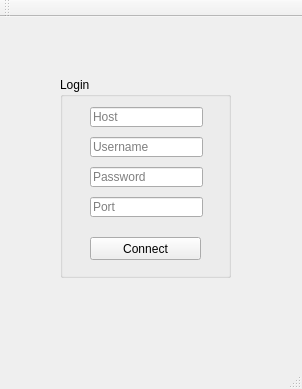
<?xml version="1.0" encoding="UTF-8"?>
<ui version="4.0">
 <class>LoginWindow</class>
 <widget class="QMainWindow" name="LoginWindow">
  <property name="geometry">
   <rect>
    <x>0</x>
    <y>0</y>
    <width>302</width>
    <height>389</height>
   </rect>
  </property>
  <property name="windowTitle">
   <string>LoginWindow</string>
  </property>
  <widget class="QWidget" name="centralWidget">
   <widget class="QGroupBox" name="LoginGroup">
    <property name="geometry">
     <rect>
      <x>60</x>
      <y>60</y>
      <width>171</width>
      <height>201</height>
     </rect>
    </property>
    <property name="title">
     <string>Login</string>
    </property>
    <widget class="QLineEdit" name="HostTextBox">
     <property name="geometry">
      <rect>
       <x>30</x>
       <y>30</y>
       <width>113</width>
       <height>20</height>
      </rect>
     </property>
     <property name="placeholderText">
      <string>Host</string>
     </property>
    </widget>
    <widget class="QLineEdit" name="UsernmaeTextBox">
     <property name="geometry">
      <rect>
       <x>30</x>
       <y>60</y>
       <width>113</width>
       <height>20</height>
      </rect>
     </property>
     <property name="placeholderText">
      <string>Username</string>
     </property>
    </widget>
    <widget class="QLineEdit" name="PasswordTextBox">
     <property name="geometry">
      <rect>
       <x>30</x>
       <y>90</y>
       <width>113</width>
       <height>20</height>
      </rect>
     </property>
     <property name="inputMethodHints">
      <set>Qt::ImhHiddenText|Qt::ImhSensitiveData</set>
     </property>
     <property name="placeholderText">
      <string>Password</string>
     </property>
    </widget>
    <widget class="QLineEdit" name="lineEdit">
     <property name="geometry">
      <rect>
       <x>30</x>
       <y>120</y>
       <width>113</width>
       <height>20</height>
      </rect>
     </property>
     <property name="maxLength">
      <number>5</number>
     </property>
     <property name="placeholderText">
      <string>Port</string>
     </property>
    </widget>
    <widget class="QPushButton" name="pushButton">
     <property name="geometry">
      <rect>
       <x>30</x>
       <y>160</y>
       <width>111</width>
       <height>23</height>
      </rect>
     </property>
     <property name="text">
      <string>Connect</string>
     </property>
    </widget>
   </widget>
  </widget>
  <widget class="QMenuBar" name="menuBar">
   <property name="geometry">
    <rect>
     <x>0</x>
     <y>0</y>
     <width>302</width>
     <height>21</height>
    </rect>
   </property>
  </widget>
  <widget class="QToolBar" name="mainToolBar">
   <attribute name="toolBarArea">
    <enum>TopToolBarArea</enum>
   </attribute>
   <attribute name="toolBarBreak">
    <bool>false</bool>
   </attribute>
  </widget>
  <widget class="QStatusBar" name="statusBar"/>
 </widget>
 <layoutdefault spacing="6" margin="11"/>
 <resources/>
 <connections/>
</ui>
